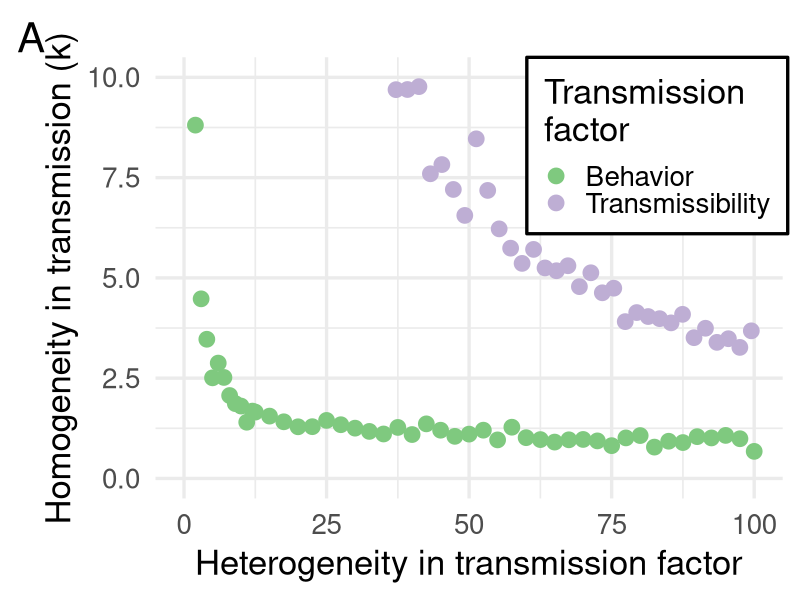

R code for this plot: (Note: this script raises an error after producing the figure.)
library(tidyverse)

d <- read_csv('results/df_sim_univariate.csv')

df.results <- read_csv('results/df_sim.csv')

p1 <- ggplot(d, aes(x = mean.var.ratio , y = k, color = type))+
  geom_point(size = 5)+ 
  theme_minimal()+
  ylim(0, 10)+
  xlim(0, 100)+
  labs(x = 'Heterogeneity in transmission factor', 
       y = 'Homogeneity in transmission (k)',
       color = 'Transmission \nfactor',
       tag = 'A')+
  theme_minimal(base_size = 25)+
  #geom_hline(aes(yintercept))+
  scale_color_brewer(palette = 'Accent')+
  theme(legend.position = c(0.8, 0.8),
        legend.background = element_rect(fill = "white",
                                         color = NULL))


p2 <- ggplot(df.results %>% 
               filter(t.var.ratio == 1 | t.var.ratio == 50.5 | t.var.ratio == 100, graph.var.ratio < 100, !is.na(mu.py)) %>% 
               mutate(R0.thresh = mu.py < 5),
             aes(x = graph.var.ratio,
                 y = k.py, 
                 color = as.factor(t.var.ratio), 
                 group = as.factor(t.var.ratio)))+
  geom_point(size = 5)+
  geom_hline(aes(yintercept = 0.370), linetype = 2, show.legend = T)+
  #geom_smooth(se = F, span = 1.5)
  ylim(0, 10)+
  theme_minimal(base_size = 25)+
  theme(legend.position = c(0.8, 0.8),
        legend.background = element_rect(fill = "white"))+
  scale_color_manual(values = blue_pal, labels = c('1', '50', '100'))+
  labs(x = 'Behavior heterogeneity', 
       y = 'Homogeneity in transmission (k)', 
       color = 'Transmissibility \n heterogeneity',
       tag = 'B',
       fill = '')+
  guides(shape = FALSE,
         colour = guide_legend(override.aes = list(linetype = c("blank", "blank", "blank"))))



ggsave('images/fig1.jpeg', p1 | p2, scale = 2)